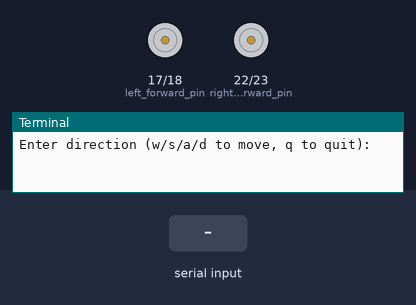
Simulated run of this program. Board: Raspberry Pi (BCM pin numbers). Shown: motor-driver pin pairs drawn as motors (green arrow = first pin HIGH = forward, orange = second pin HIGH = backward, longer = more drive), the last lines printed to the terminal. Inputs (shaded band) come from the test bench.

Above: at 1.2 s.
1.3 s: "w" typed at the terminal, then Enter
At 2.5 s:
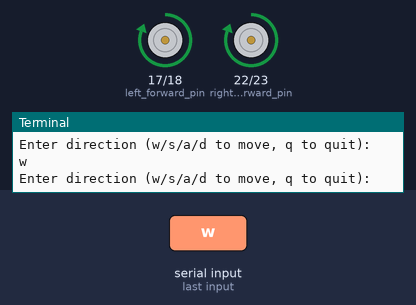
2.8 s: "s" typed at the terminal, then Enter
At 3.9 s:
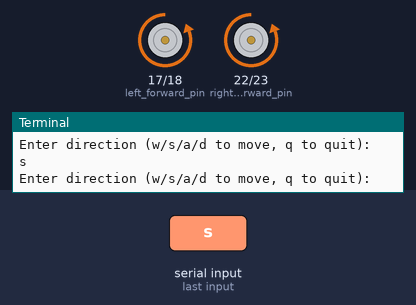
4.3 s: "a" typed at the terminal, then Enter
At 5.0 s:
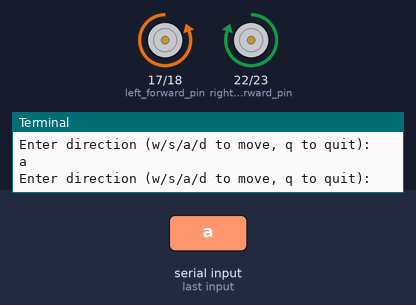
5.8 s: "d" typed at the terminal, then Enter
At 6.2 s:
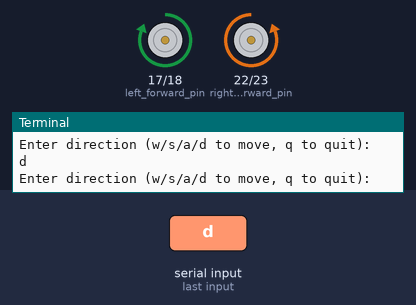
Timing chart, 0 to 8.3 s (numbered marks = the images above; inputs shaded):
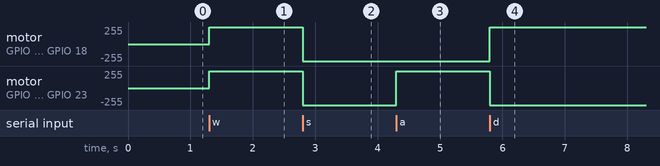

The program:

remote.py
```python
import RPi.GPIO as GPIO
import os
#-------------installing the dependencies----------------------------
#os.system("sudo pip3 install RPi.GPIO")
#---------------------------------------------------------------------

# Set up GPIO pins for left motor
left_forward_pin = 17
left_backward_pin = 18

# Set up GPIO pins for right motor
right_forward_pin = 22
right_backward_pin = 23

# Setup GPIO
GPIO.setmode(GPIO.BCM)
GPIO.setup(left_forward_pin, GPIO.OUT)
GPIO.setup(left_backward_pin, GPIO.OUT)
GPIO.setup(right_forward_pin, GPIO.OUT)
GPIO.setup(right_backward_pin, GPIO.OUT)

# Function to move the car forward
def move_forward():
    GPIO.output(left_forward_pin, GPIO.HIGH)
    GPIO.output(left_backward_pin, GPIO.LOW)
    GPIO.output(right_forward_pin, GPIO.HIGH)
    GPIO.output(right_backward_pin, GPIO.LOW)

# Function to move the car backward
def move_backward():
    GPIO.output(left_forward_pin, GPIO.LOW)
    GPIO.output(left_backward_pin, GPIO.HIGH)
    GPIO.output(right_forward_pin, GPIO.LOW)
    GPIO.output(right_backward_pin, GPIO.HIGH)

# Function to turn the car left
def turn_left():
    GPIO.output(left_forward_pin, GPIO.LOW)
    GPIO.output(left_backward_pin, GPIO.HIGH)
    GPIO.output(right_forward_pin, GPIO.HIGH)
    GPIO.output(right_backward_pin, GPIO.LOW)

# Function to turn the car right
def turn_right():
    GPIO.output(left_forward_pin, GPIO.HIGH)
    GPIO.output(left_backward_pin, GPIO.LOW)
    GPIO.output(right_forward_pin, GPIO.LOW)
    GPIO.output(right_backward_pin, GPIO.HIGH)

# Function to stop the car
def stop():
    GPIO.output(left_forward_pin, GPIO.LOW)
    GPIO.output(left_backward_pin, GPIO.LOW)
    GPIO.output(right_forward_pin, GPIO.LOW)
    GPIO.output(right_backward_pin, GPIO.LOW)

try:
    while True:
        # Take user input
        direction = input("Enter direction (w/s/a/d to move, q to quit): ")

        # Move the car based on user input
        if direction == 'w':
            move_forward()
        elif direction == 's':
            move_backward()
        elif direction == 'a':
            turn_left()
        elif direction == 'd':
            turn_right()
        elif direction == 'q':
            break
        else:
            print("Invalid input! Please enter w/s/a/d to move or q to quit.")

except KeyboardInterrupt:
    print("\nExiting program...")
finally:
    # Clean up GPIO
    GPIO.cleanup()
```

Measured:
- after the input at 1.3 s, motor on GPIO 17 (left_forward_pin) / GPIO 18 (left_backward_pin), motor on GPIO 22 (right_forward_pin) / GPIO 23 (right_backward_pin): stopped → forward 255/255 at once
- after the input at 2.8 s, motor on GPIO 17 (left_forward_pin) / GPIO 18 (left_backward_pin), motor on GPIO 22 (right_forward_pin) / GPIO 23 (right_backward_pin): forward 255/255 → backward 255/255 at once
- after the input at 4.3 s, motor on GPIO 22 (right_forward_pin) / GPIO 23 (right_backward_pin): backward 255/255 → forward 255/255 at once
- after the input at 5.8 s, motor on GPIO 17 (left_forward_pin) / GPIO 18 (left_backward_pin): backward 255/255 → forward 255/255 at once; motor on GPIO 22 (right_forward_pin) / GPIO 23 (right_backward_pin): forward 255/255 → backward 255/255 at once
